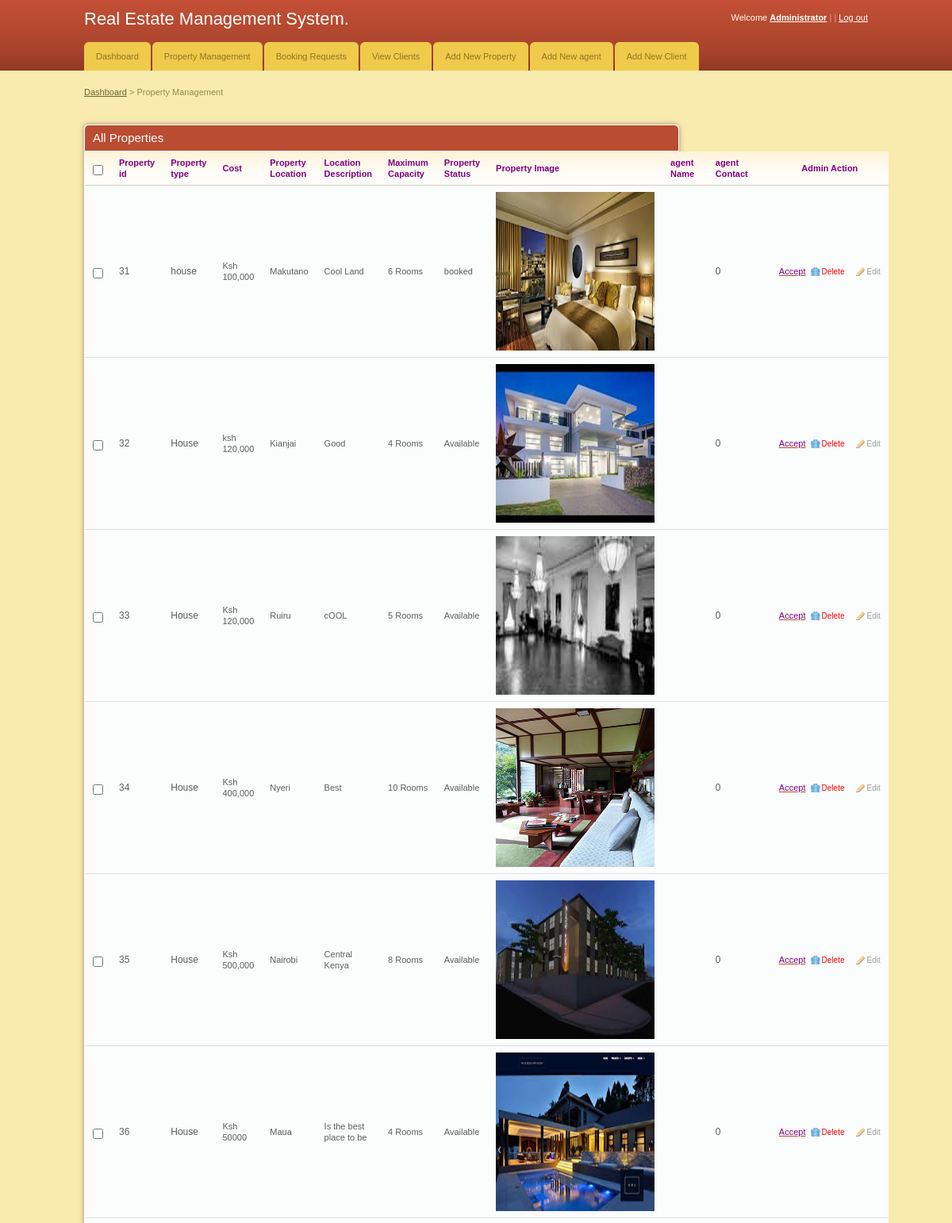
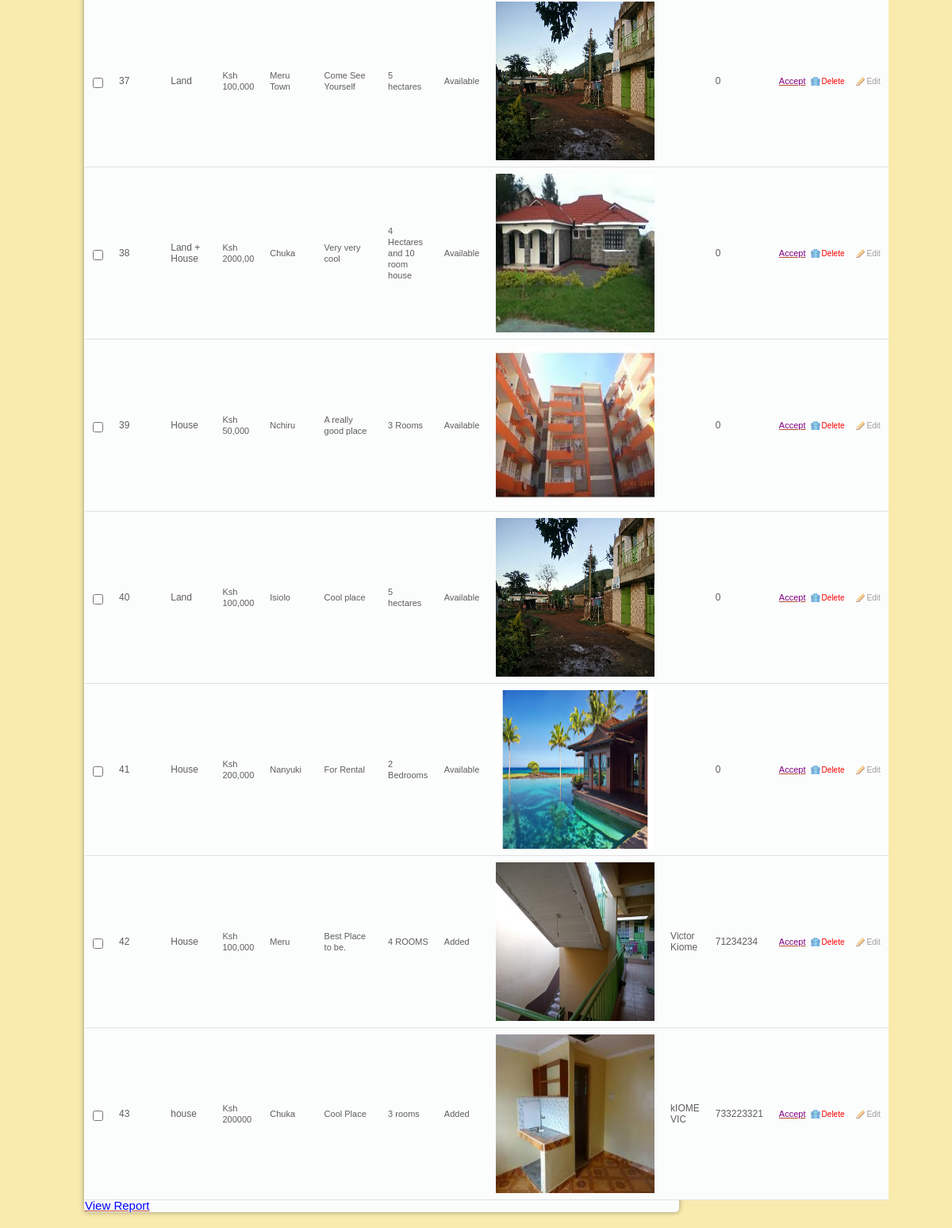
The app's page /admin/house_management.php with its own data (2 pictures, top to bottom).
### tables this page shows
CREATE TABLE `houses` (
  `house_id` int(11) NOT NULL,
  `house_type` varchar(255) NOT NULL,
  `image` text NOT NULL,
  `rent_cost` varchar(11) NOT NULL,
  `location` varchar(30) NOT NULL,
  `location_description` text NOT NULL,
  `max_capacity` varchar(100) NOT NULL,
  `name` varchar(100) NOT NULL,
  `contact` int(20) NOT NULL,
  `status` varchar(255) NOT NULL
);

### admin/house_management.php (the view, shortened to what this page needs)
<!DOCTYPE html PUBLIC "-//W3C//DTD XHTML 1.0 Transitional//EN" "http://www.w3.org/TR/xhtml1/DTD/xhtml1-transitional.dtd">
<html xmlns="http://www.w3.org/1999/xhtml">
<head>
	<link rel="stylesheet" href="css/style.css" type="text/css" media="all" />
</head>
<body>
<div id="header">
	<div class="shell">
		<?php
			include 'menu.php';
		?>
		</div>
	</div>
<div id="container">
	<div class="shell">
		<div class="small-nav">
			<a href="index.php">Dashboard</a>
			<span>&gt;</span>
			Property Management
		</div>
		<br />
		<div id="main">
			<div id="content">
				<div class="box">
					<div class="box-head">
						<h2 class="left">All Properties</h2>
					</div>
					<div class="table">
						<table width="100%" border="0" cellspacing="0" cellpadding="0">
							<tr>
								<th width="13"><input type="checkbox" class="checkbox" /></th>
								<font color="purple">
								<th><font color="purple">Property id</font></th>
								<th><font color="purple">Property type</font></th>
								<th><font color="purple">Cost</font></th>
								<th><font color="purple">Property Location</font></th>
								<th><font color="purple">Location Description</font></th>
								<th><font color="purple">Maximum Capacity</font></th>
								<th><font color="purple">Property Status</font></th>
								<th><font color="purple">Property Image</font></th>
								<th><font color="purple">agent Name</font></th>
								<th><font color="purple">agent Contact</font></th>
								<th width="110" class="ac"><font color="purple">Admin Action</font></th>
							</tr>
							<?php
								include '../includes/config.php';
								$select = "SELECT * FROM houses";
								$result = $conn->query($select);
								while($row = $result->fetch_assoc()){
							?>
							<tr>
								<td><input type="checkbox" class="checkbox" /></td>
								<td><h3><?php echo $row['house_id'] ?></h3></td>
								<td><h3><?php echo $row['house_type'] ?></h3></td>
								<td><?php echo $row['rent_cost'] ?></td>
								<td><?php echo $row['location'] ?></td>
								<td><?php echo $row['location_description'] ?></td>
								<td><?php echo $row['max_capacity'] ?></td>
								<td><?php echo $row['status'] ?></td>
								<td><img class="thumb" src="../house_images/<?php echo $row['image'];?>" width="200" height="200"></td>
								<td><h3><?php echo $row['name'] ?></h3></td>
								<td><h3><?php echo $row['contact'] ?></h3></td>
								<td><a href="javascript:sureToApprove(<?php echo $row['house_id'];?>)" class=""><font color="purple">Accept</font></a>&nbsp;&nbsp;<a href="javascript:sureToDelete(<?php echo $row['house_id'];?>)" class="ico del"><font color="red">Delete</font></a><a href="javascript:sureToEdit(<?php echo $row['house_id'];?>)" class="ico edit">Edit</a></td>
							</tr>
							<?php
								}
							?>
						</table>
					</div>
					<h2><a href="house_print.php"><font color="blue">View Report</font></h2>
				</div>
			</div>
</body>
</html>

### agent/css/style.css (style rules this page uses)
* { padding:0; margin:0; outline:0; }
body { background:#f9ebae; font-family: Verdana, sans-serif; font-size:11px; line-height:14px; color:#5e5e5e; }
input, textarea, select { font-family: Verdana, sans-serif; font-size:13px; }
.checkbox { width:13px; height:13px; vertical-align:top; position:relative; top:2px; }
a { color:#ba4c32; text-decoration: underline; cursor:pointer; }
.left, .alignleft { float:left; display:inline; }
.ac { text-align: center !important; }
h2 { font-size:15px; font-weight: normal; }
h3 { font-size:12px; line-height:14px; font-weight: normal; }
.shell { width:988px; margin:0 auto; }
#header { height:89px; background:url(images/header.gif); white-space:nowrap; }
#container { padding:20px 0; }
.small-nav { color:#978b48; padding-bottom:20px; }
.small-nav a { color:#6f6636; }
#content { float:left; width:750px; }
.table th { background:#fffdfa url(images/th.gif) repeat-x 0 0; color:#818181; text-align: left; padding:7px 10px; border-bottom:solid 1px #d2d1cb; }
.table td { background:#fbfcfc; border-bottom:solid 1px #e0e0e0; padding:8px 10px; }
.box { background:#fbfcfc; height:100%; padding:1px; margin-bottom:20px; }
.box-head { background:#ba4c32; height:32px; color:#fff; padding: 0 10px; line-height:32px; white-space:nowrap; border-bottom:solid 1px #fff; }
a.ico { color:#9d9c9a; font-size:10px; text-decoration: none; padding:0 0 0 14px; background-repeat:no-repeat; background-position:0 0; }
a.del { background-image:url(images/del.gif) }
a.edit { background-image:url(images/edit.gif); margin-left:14px; }
.box { -moz-border-radius:5px; -webkit-border-radius:5px; -moz-box-shadow: 0 0 6px #978f6c; -webkit-box-shadow: 0 0 6px #978f6c; }
.box-head { -moz-border-radius-topleft:5px; -moz-border-radius-topright:5px; -webkit-border-top-left-radius:5px; -webkit-border-top-right-radius:5px; }

### records on screen
houses: house_id "31", house_type "house", rent_cost "Ksh 100,000", location "Makutano", location_description "Cool Land", max_capacity "6 Rooms", status "booked", image (picture), contact "0"
houses: house_id "32", house_type "House", rent_cost "ksh 120,000", location "Kianjai", location_description "Good", max_capacity "4 Rooms", status "Available", image (picture), contact "0"
houses: house_id "33", house_type "House", rent_cost "Ksh 120,000", location "Ruiru", location_description "cOOL", max_capacity "5 Rooms", status "Available", image (picture), contact "0"
houses: house_id "34", house_type "House", rent_cost "Ksh 400,000", location "Nyeri", location_description "Best", max_capacity "10 Rooms", status "Available", image (picture), contact "0"
houses: house_id "35", house_type "House", rent_cost "Ksh 500,000", location "Nairobi", location_description "Central Kenya", max_capacity "8 Rooms", status "Available", image (picture), contact "0"
houses: house_id "36", house_type "House", rent_cost "Ksh 50000", location "Maua", location_description "Is the best place to be", max_capacity "4 Rooms", status "Available", image (picture), contact "0"
houses: house_id "37", house_type "Land", rent_cost "Ksh 100,000", location "Meru Town", location_description "Come See Yourself", max_capacity "5 hectares", status "Available", image (picture), contact "0"
houses: house_id "38", house_type "Land + House", rent_cost "Ksh 2000,00", location "Chuka", location_description "Very very cool", max_capacity "4 Hectares and 10 room house", status "Available", image (picture), contact "0"
houses: house_id "39", house_type "House", rent_cost "Ksh 50,000", location "Nchiru", location_description "A really good place", max_capacity "3 Rooms", status "Available", image (picture), contact "0"
houses: house_id "40", house_type "Land", rent_cost "Ksh 100,000", location "Isiolo", location_description "Cool place", max_capacity "5 hectares", status "Available", image (picture), contact "0"
houses: house_id "41", house_type "House", rent_cost "Ksh 200,000", location "Nanyuki", location_description "For Rental", max_capacity "2 Bedrooms", status "Available", image (picture), contact "0"
houses: house_id "42", house_type "House", rent_cost "Ksh 100,000", location "Meru", location_description "Best Place to be.", max_capacity "4 ROOMS", status "Added", image (picture), name "Victor Kiome", contact "71234234"
houses: house_id "43", house_type "house", rent_cost "Ksh 200000", location "Chuka", location_description "Cool Place", max_capacity "3 rooms", status "Added", image (picture), name "kIOME VIC", contact "733223321"
